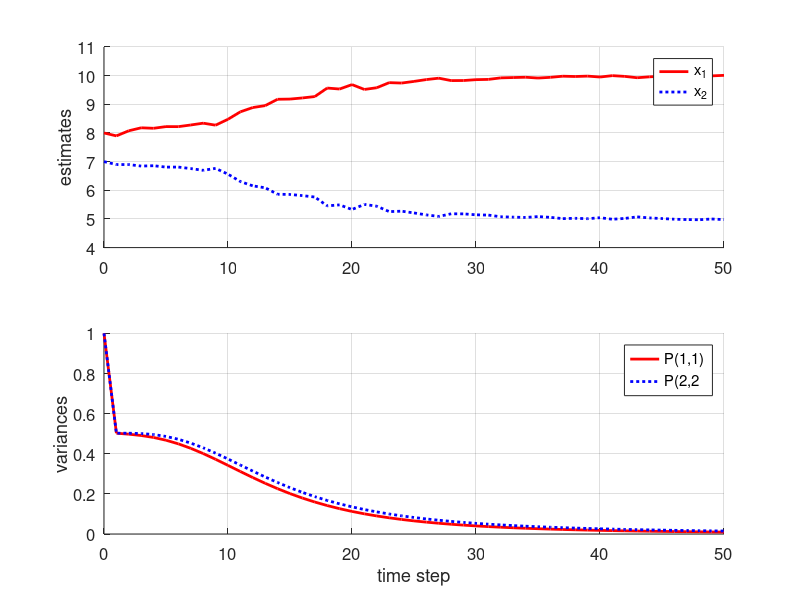

MATLAB code to generate this figure:
function Chemical

% Optimal State Estimation, by Dan Simon
% Recurse least squares estimation - Example 3.5

N = 51;
x = [10; 5];
xhat = [8; 7];
P = eye(2);
R = 0.01;
%R = 0.1;

xhatArr = zeros(2, N); % allocate arrays
xhatArr(:, 1) = xhat;
PArr = zeros(2, 2, N);
PArr(:, :, 1) = P;
for k = 1 : N-1
   H = [1 0.99^(k-1)];
   y = H * x + sqrt(R) * randn;
   K = P * H' / (H * P * H' + R);
   xhat = xhat + K * (y - H * xhat);
   P = P - K * H * P;
   % Save data in arrays.
   xhatArr(:, k+1) = xhat;
   PArr(:, :, k+1) = P;
end

close all % close all figures
figure % open a new figure
set(gcf,'Color','White');
k = 0 : N-1;
subplot(2,1,1); hold on;
plot(k, xhatArr(1,:), 'r-', 'LineWidth', 2);
plot(k, xhatArr(2,:), 'b:', 'LineWidth', 2);
set(gca,'FontSize',12);
ylabel('estimates');
legend('x_1', 'x_2'); grid;

subplot(2,1,2); hold on;
plot(k, squeeze(PArr(1,1,:)), 'r-', 'LineWidth', 2);
plot(k, squeeze(PArr(2,2,:)), 'b:', 'LineWidth', 2);
set(gca,'FontSize',12);
ylabel('variances');
legend('P(1,1)', 'P(2,2');
xlabel('time step'); grid;